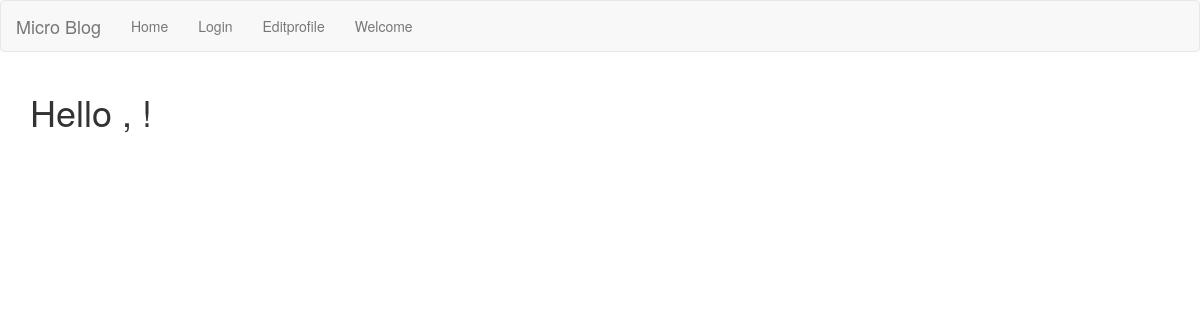
The page /explore?page=1 on the database as committed earlier.
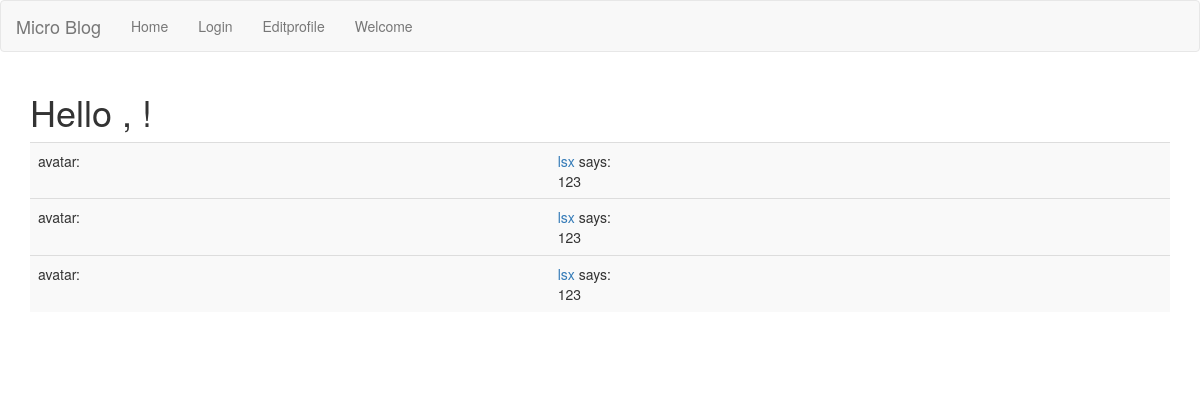
The same page on the database as committed later.
### app_package/models.py (models this page shows, shortened)
class Post(db.Model):
    id = db.Column(db.Integer, primary_key=True)
    body = db.Column(db.String(500))
    timestamp = db.Column(db.DateTime, index=True, default=datetime.utcnow)
    user_id = db.Column(db.Integer, db.ForeignKey('user.id'))

class User(UserMixin,db.Model):
    id = db.Column(db.Integer, primary_key=True)
    username = db.Column(db.String(50), index=True, unique=True)
    email = db.Column(db.String(50), index=True, unique=True)
    password_hash = db.Column(db.String(50), index=True, unique=True)
    aboutme = db.Column(db.String(400))
    last_seen = db.Column(db.DateTime, default=datetime.utcnow)
    posts = db.relationship('Post', backref='author', lazy='dynamic')
    followed = db.relationship("User",secondary=followers,
        primaryjoin=(followers.c.follower_id==id),
        secondaryjoin=(followers.c.followed_id==id),
        backref=db.backref("followers",lazy="dynamic"), lazy='dynamic')
    '''
        判断是否关注
    '''
    '''
       关注用户
    '''
    '''
        取消关注
    '''
    '''
        获取关注用户以及自己的文章，发布时间倒序排列
    '''

### app_package/route.py (the view)
@app.route('/explore')
def explore():
    page = request.args.get('page', 2, type=int)
    posts = Post.query.order_by(Post.timestamp.desc()).paginate(page,app.config['POST_PERPAGE'],False)
    next_url = url_for('explore', page=posts.next_num) if posts.has_next else None
    prev_url = url_for('explore', page=posts.prev_num) if posts.has_prev else None
    return render_template("index.html",  user=user, posts=posts.items, next_url=next_url, prev_url=prev_url)

### app_package/route.py (called while the page is built)
@app.before_request
def before_request():
    if current_user.is_authenticated:
        current_user.last_seen = datetime.utcnow()
        db.session.commit()

### app_package/templates/index.html (shortened to what this page needs)
{% extends "base.html" %}
{% import 'bootstrap/wtf.html' as wtf %}
{% block app_content %}
    <h1>Hello , {{current_user.username}}!</h1>
    <table class="table table-striped">
        {% for post in posts %}
            <tr>
                <td>avatar:</td>
                <td>
                    <a href="{{ url_for('user', username=post.author.username) }}">
                        {{ post.author.username }}
                    </a>
                    says:
                    <br>
                        {{ post.body }}
                </td>
            <tr>
        {% endfor %}
    </table>
    <nav aria-label="Page navigation">
    </nav>
{% endblock %}

Rows that differ between the two databases and show on the page:
added Post: author.username "lsx", body "123"
added Post: author.username "lsx", body "123"
added Post: author.username "lsx", body "123"
